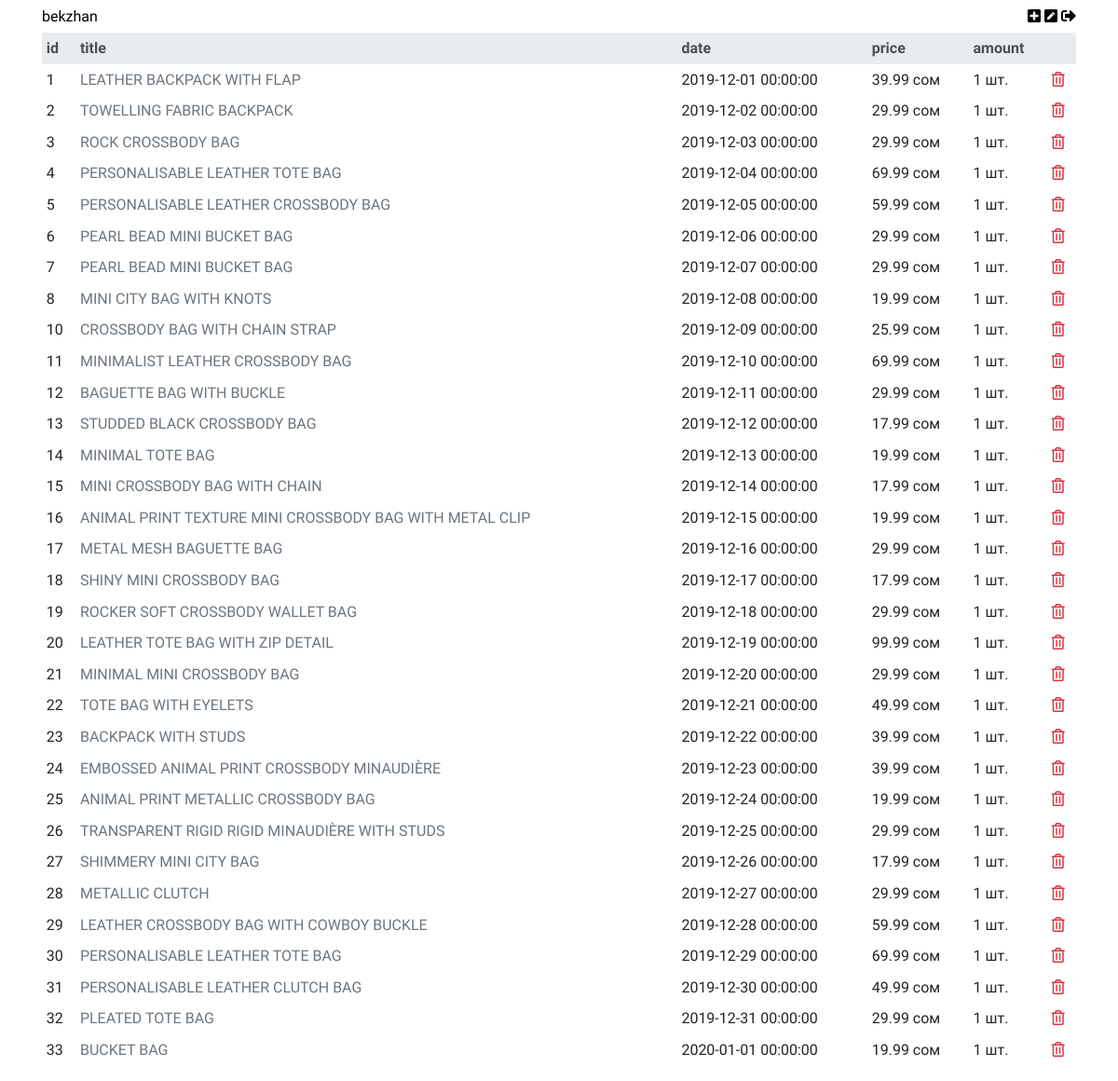
The page /admin/index.php (signed in) on the database its author committed.
### tables this page shows
CREATE TABLE `bag` (
  `id` int(11) NOT NULL,
  `title` varchar(255) DEFAULT NULL,
  `description` text,
  `image` varchar(255) DEFAULT NULL,
  `date` datetime DEFAULT NULL,
  `quantity` int(11) DEFAULT NULL
);

CREATE TABLE `record` (
  `id` int(11) NOT NULL,
  `bag` int(11) DEFAULT NULL,
  `feature` varchar(255) DEFAULT NULL,
  `value` varchar(255) DEFAULT NULL
);

### db.php (called while the page is built, shortened)
<?php
$servername = "localhost";
$username = "root";
$password = "";
$dbname = "bags";
$conn = new mysqli($servername, $username, $password, $dbname);
function get_price($id) {
    global $conn;
    $sql = "SELECT * FROM record WHERE bag = $id AND feature = 'Цена'";
    $result = $conn->query($sql);
    if ($result != null) {
        $bag = $result->fetch_assoc();
        return $bag['value'] != null ? $bag['value'] : 'неизвестно';
    }
    return 'неизвестно';
}
?>

### admin/index.php (the view, shortened to what this page needs)
<?php include("../db.php"); ?>
<!DOCTYPE html>
<html lang="en">
<head>
    <link rel="stylesheet" href="https://stackpath.bootstrapcdn.com/bootstrap/4.4.1/css/bootstrap.min.css">
    <link rel="stylesheet" href="https://cdnjs.cloudflare.com/ajax/libs/font-awesome/5.11.2/css/all.css">
    <link rel="stylesheet" href="style.css">
</head>
<body>
    <?php include("header.php"); ?>
    <main class="container">
        <?php
        $sql = "SELECT * FROM bag";
        $result = $conn->query($sql);
        $bags = $result->fetch_all(MYSQLI_ASSOC);
        ?>
        <table class="table table-borderless table-hover table-sm table-responsive-sm">
            <thead class="thead-light">
                <tr>
                    <th>id</th>
                    <th>title</th>
                    <th>date</th>
                    <th>price</th>
                    <th>amount</th>
                    <th></th>
                </tr>
            </thead>
            <tbody>
                <?php foreach ($bags as $bag) : ?>
                    <tr>
                        <td><?= $bag['id'] ?></td>
                        <td>
                            <a href="info.php?id=<?= $bag['id'] ?>" class="text-secondary" data-toggle="popover" data-img="<?= $bag['image'] ?>">
                                <?= $bag['title'] ?>
                            </a>
                        </td>
                        <td><?= $bag['date'] ?></td>
                        <td><?= get_price($bag['id']) ?></td>
                        <td><?= $bag['quantity'] ?> шт.</td>
                        <td>
                            <a href="#" data-toggle="modal" data-target="#delete_modal_<?= $bag['id'] ?>" class="text-danger">
                                <i class="far fa-trash-alt" aria-hidden="true"></i>
                            </a>
                        </td>
                    </tr>
                <?php endforeach; ?>
            </tbody>
        </table>
    </main>
</body>
</html>

### admin/header.php (shortened to what this page needs)
<header id="header" class="container mt-2">
    <h6>
        <a href="index.php" title="На главную!"><?= $_SESSION['username'] ?></a>
        <span class="float-right">
            <a href="new.php" title="Добавить новую сумку!"><i class="fas fa-plus-square"></i></a>
            <a href="#" title="Изменить данные профиля <?= $_SESSION['username'] ?>"><i class="fas fa-pen-square"></i></a>
            <a href="logout.php" title="Выйти с аккаунта <?= $_SESSION['username'] ?>"><i class="fas fa-sign-out-alt"></i></a>
        </span>
    </h6>
</header>

### admin/style.css (style rules this page uses)
* { font-family: 'Kulim Park', sans-serif; }
header a { color: black; }

### rows shown on the page
bag: id "1", title "LEATHER BACKPACK WITH FLAP", date "2019-12-01 00:00:00", id.value "39.99 сом", quantity "1"
bag: id "2", title "TOWELLING FABRIC BACKPACK", date "2019-12-02 00:00:00", id.value "29.99 сом", quantity "1"
bag: id "3", title "ROCK CROSSBODY BAG", date "2019-12-03 00:00:00", id.value "29.99 сом", quantity "1"
bag: id "4", title "PERSONALISABLE LEATHER TOTE BAG", date "2019-12-04 00:00:00", id.value "69.99 сом", quantity "1"
bag: id "5", title "PERSONALISABLE LEATHER CROSSBODY BAG", date "2019-12-05 00:00:00", id.value "59.99 сом", quantity "1"
bag: id "6", title "PEARL BEAD MINI BUCKET BAG", date "2019-12-06 00:00:00", id.value "29.99 сом", quantity "1"
bag: id "7", title "PEARL BEAD MINI BUCKET BAG", date "2019-12-07 00:00:00", id.value "29.99 сом", quantity "1"
bag: id "8", title "MINI CITY BAG WITH KNOTS", date "2019-12-08 00:00:00", id.value "19.99 сом", quantity "1"
bag: id "10", title "CROSSBODY BAG WITH CHAIN STRAP", date "2019-12-09 00:00:00", id.value "25.99 сом", quantity "1"
bag: id "11", title "MINIMALIST LEATHER CROSSBODY BAG", date "2019-12-10 00:00:00", id.value "69.99 сом", quantity "1"
bag: id "12", title "BAGUETTE BAG WITH BUCKLE", date "2019-12-11 00:00:00", id.value "29.99 сом", quantity "1"
bag: id "13", title "STUDDED BLACK CROSSBODY BAG", date "2019-12-12 00:00:00", id.value "17.99 сом", quantity "1"
bag: id "14", title "MINIMAL TOTE BAG", date "2019-12-13 00:00:00", id.value "19.99 сом", quantity "1"
bag: id "15", title "MINI CROSSBODY BAG WITH CHAIN", date "2019-12-14 00:00:00", id.value "17.99 сом", quantity "1"
bag: id "16", title "ANIMAL PRINT TEXTURE MINI CROSSBODY BAG WITH METAL CLIP", date "2019-12-15 00:00:00", id.value "19.99 сом", quantity "1"
bag: id "17", title "METAL MESH BAGUETTE BAG", date "2019-12-16 00:00:00", id.value "29.99 сом", quantity "1"
bag: id "18", title "SHINY MINI CROSSBODY BAG", date "2019-12-17 00:00:00", id.value "17.99 сом", quantity "1"
bag: id "19", title "ROCKER SOFT CROSSBODY WALLET BAG", date "2019-12-18 00:00:00", id.value "29.99 сом", quantity "1"
bag: id "20", title "LEATHER TOTE BAG WITH ZIP DETAIL", date "2019-12-19 00:00:00", id.value "99.99 сом", quantity "1"
bag: id "21", title "MINIMAL MINI CROSSBODY BAG", date "2019-12-20 00:00:00", id.value "29.99 сом", quantity "1"
bag: id "22", title "TOTE BAG WITH EYELETS", date "2019-12-21 00:00:00", id.value "49.99 сом", quantity "1"
bag: id "23", title "BACKPACK WITH STUDS", date "2019-12-22 00:00:00", id.value "39.99 сом", quantity "1"
bag: id "24", title "EMBOSSED ANIMAL PRINT CROSSBODY MINAUDIÈRE", date "2019-12-23 00:00:00", id.value "39.99 сом", quantity "1"
bag: id "25", title "ANIMAL PRINT METALLIC CROSSBODY BAG", date "2019-12-24 00:00:00", id.value "19.99 сом", quantity "1"
bag: id "26", title "TRANSPARENT RIGID RIGID MINAUDIÈRE WITH STUDS", date "2019-12-25 00:00:00", id.value "29.99 сом", quantity "1"
bag: id "27", title "SHIMMERY MINI CITY BAG", date "2019-12-26 00:00:00", id.value "17.99 сом", quantity "1"
bag: id "28", title "METALLIC CLUTCH", date "2019-12-27 00:00:00", id.value "29.99 сом", quantity "1"
bag: id "29", title "LEATHER CROSSBODY BAG WITH COWBOY BUCKLE", date "2019-12-28 00:00:00", id.value "59.99 сом", quantity "1"
bag: id "30", title "PERSONALISABLE LEATHER TOTE BAG", date "2019-12-29 00:00:00", id.value "69.99 сом", quantity "1"
bag: id "31", title "PERSONALISABLE LEATHER CLUTCH BAG", date "2019-12-30 00:00:00", id.value "49.99 сом", quantity "1"
bag: id "32", title "PLEATED TOTE BAG", date "2019-12-31 00:00:00", id.value "29.99 сом", quantity "1"
bag: id "33", title "BUCKET BAG", date "2020-01-01 00:00:00", id.value "19.99 сом", quantity "1"

### other values the page prints
$_SESSION['username'] "bekzhan"
